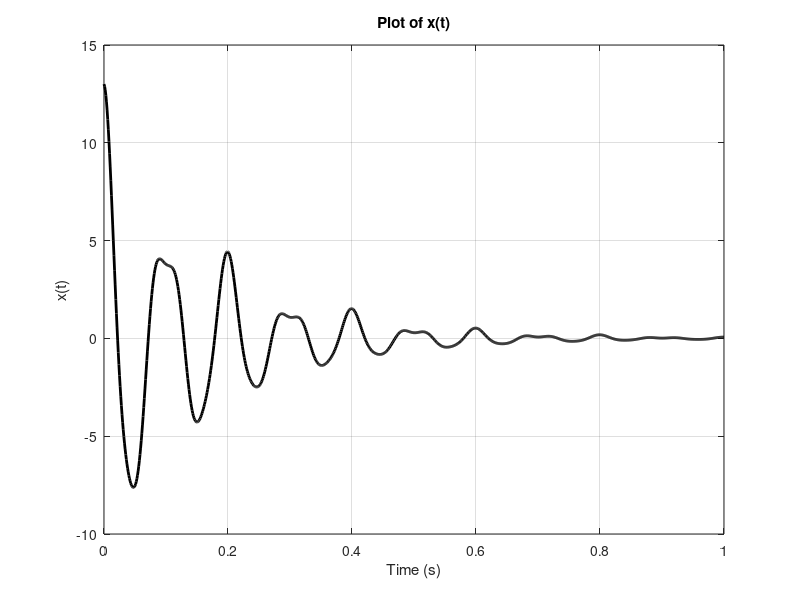

Write MATLAB code to recreate this figure.
% Par?metros
alpha = [-0.9, -0.7, -0.8];  % Valores de alpha1, alpha2, alpha3
f = [10, 15, 25];            % Valores de f1, f2, f3
c = [10, 2, 1];              % Valores de c1, c2, c3

% Definir el rango de tiempo
t = linspace(0, 1, 1000);  % Tiempo de 0 a 1 segundo con 1000 puntos

% Calcular x(t)
x_t = c(1) * exp(2 * pi * alpha(1) * t) .* cos(2 * pi * f(1) * t) + ...
      c(2) * exp(2 * pi * alpha(2) * t) .* cos(2 * pi * f(2) * t) + ...
      c(3) * exp(2 * pi * alpha(3) * t) .* cos(2 * pi * f(3) * t);

% Dibujar la gr?fica
figure('Position',[10 10 460 260],'Color',[1 1 1]);
plot(t, x_t, 'k','LineWidth', 2);
hold on
xlabel('Time (s)');
ylabel('x(t)');
title('Plot of x(t)');
grid on;

% Guardar la figura como EPS
saveas(gcf, 'fig2', 'epsc');
